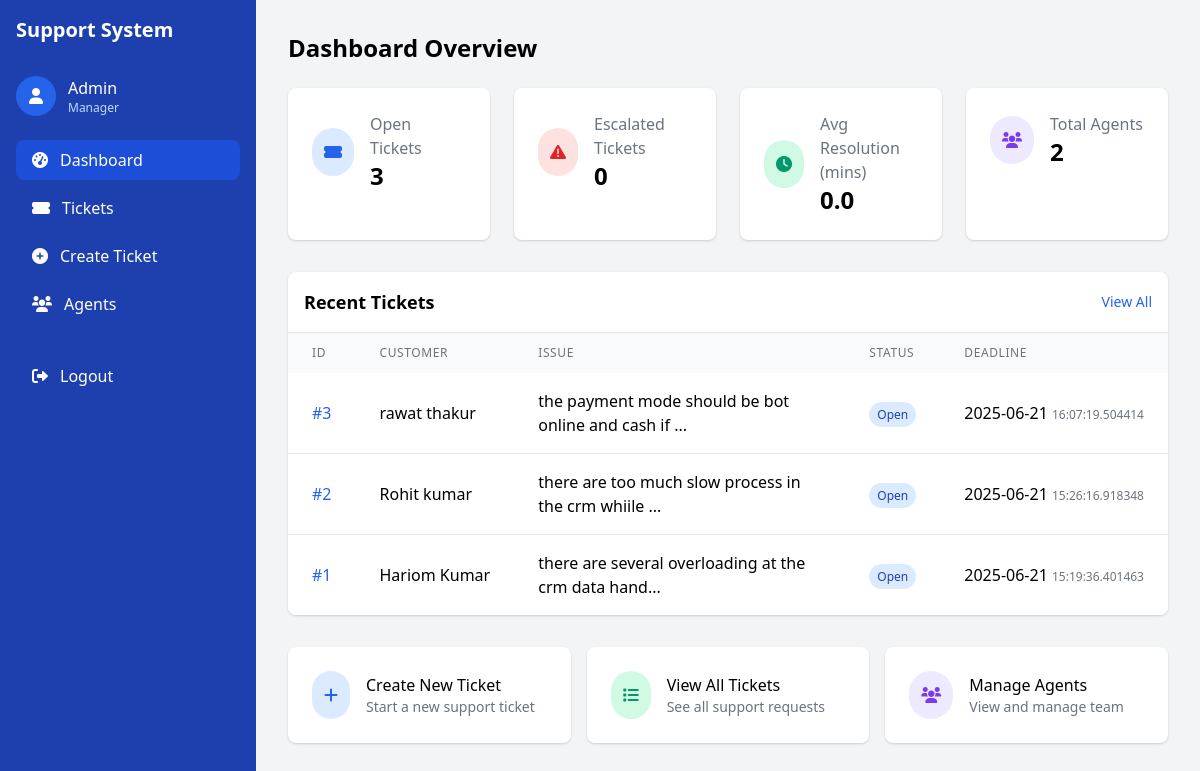
The page / (signed in) on the database its author committed.
### tables this page shows
CREATE TABLE tickets (
            id INTEGER PRIMARY KEY AUTOINCREMENT,
            customer_name TEXT NOT NULL,
            customer_email TEXT,
            issue TEXT NOT NULL,
            status TEXT DEFAULT 'Open',
            category TEXT,
            priority INTEGER DEFAULT 2,
            sentiment INTEGER,
            assigned_to INTEGER,
            deadline TIMESTAMP,
            created_at TIMESTAMP DEFAULT CURRENT_TIMESTAMP,
            FOREIGN KEY (assigned_to) REFERENCES users(id)
        );

### app.py (the view)
@app.route('/')
@login_required
def dashboard():
    conn = sqlite3.connect('database.db')
    cursor = conn.cursor()
    cursor.execute('SELECT COUNT(*) FROM tickets WHERE status="Open"')
    open_tickets = cursor.fetchone()[0]
    cursor.execute('SELECT COUNT(*) FROM tickets WHERE status="Escalated"')
    escalated_tickets = cursor.fetchone()[0]
    cursor.execute('SELECT AVG(resolution_time) FROM metrics')
    avg_resolution = cursor.fetchone()[0] or 0
    cursor.execute('SELECT * FROM tickets ORDER BY created_at DESC LIMIT 5')
    recent_tickets = cursor.fetchall()
    cursor.execute('SELECT COUNT(*) FROM users')
    total_agents = cursor.fetchone()[0]
    conn.close()
    return render_template('dashboard.html',
                         open_tickets=open_tickets,
                         escalated_tickets=escalated_tickets,
                         avg_resolution=avg_resolution,
                         recent_tickets=recent_tickets,
                         total_agents=total_agents)

### app.py (called while the page is built)
def login_required(f):
    @wraps(f)
    def decorated_function(*args, **kwargs):
        if 'user_id' not in session:
            flash('Please login to access this page', 'danger')
            return redirect(url_for('login'))
        return f(*args, **kwargs)
    return decorated_function

### templates/dashboard.html (shortened to what this page needs)
<!DOCTYPE html>
<html lang="en">
<head>
    <link href="https://cdn.jsdelivr.net/npm/tailwindcss@2.2.19/dist/tailwind.min.css" rel="stylesheet">
    <link href="https://cdnjs.cloudflare.com/ajax/libs/font-awesome/6.0.0-beta3/css/all.min.css" rel="stylesheet">
</head>
<body class="bg-gray-100">
    <div class="flex h-screen">
        <div class="bg-blue-800 text-white w-64 p-4">
            <h1 class="text-xl font-bold mb-8">Support System</h1>
            <div class="mb-6">
                <div class="flex items-center mb-4">
                    <div class="bg-blue-600 rounded-full w-10 h-10 flex items-center justify-center">
                        <i class="fas fa-user"></i>
                    </div>
                    <div class="ml-3">
                        <p class="font-medium">{{ session.name }}</p>
                        <p class="text-xs text-blue-200">{{ session.role|capitalize }}</p>
                    </div>
                </div>
            </div>
            <nav>
                <a href="/" class="flex items-center py-2 px-4 bg-blue-700 rounded-lg mb-2">
                    <i class="fas fa-tachometer-alt mr-3"></i>
                    Dashboard
                </a>
                <a href="/tickets" class="flex items-center py-2 px-4 hover:bg-blue-700 rounded-lg mb-2">
                    <i class="fas fa-ticket-alt mr-3"></i>
                    Tickets
                </a>
                <a href="/create_ticket" class="flex items-center py-2 px-4 hover:bg-blue-700 rounded-lg mb-2">
                    <i class="fas fa-plus-circle mr-3"></i>
                    Create Ticket
                </a>
                {% if session.role == 'manager' %}
                <a href="/agents" class="flex items-center py-2 px-4 hover:bg-blue-700 rounded-lg mb-2">
                    <i class="fas fa-users mr-3"></i>
                    Agents
                </a>
                {% endif %}
                <a href="/logout" class="flex items-center py-2 px-4 hover:bg-blue-700 rounded-lg mt-8">
                    <i class="fas fa-sign-out-alt mr-3"></i>
                    Logout
                </a>
            </nav>
        </div>
        <div class="flex-1 overflow-y-auto p-8">
            <h1 class="text-2xl font-bold mb-6">Dashboard Overview</h1>
            <div class="grid grid-cols-1 md:grid-cols-4 gap-6 mb-8">
                <div class="bg-white p-6 rounded-lg shadow">
                    <div class="flex items-center">
                        <div class="p-3 rounded-full bg-blue-100 text-blue-600 mr-4">
                            <i class="fas fa-ticket-alt"></i>
                        </div>
                        <div>
                            <p class="text-gray-500">Open Tickets</p>
                            <p class="text-2xl font-bold">{{ open_tickets }}</p>
                        </div>
                    </div>
                </div>
                <div class="bg-white p-6 rounded-lg shadow">
                    <div class="flex items-center">
                        <div class="p-3 rounded-full bg-red-100 text-red-600 mr-4">
                            <i class="fas fa-exclamation-triangle"></i>
                        </div>
                        <div>
                            <p class="text-gray-500">Escalated Tickets</p>
                            <p class="text-2xl font-bold">{{ escalated_tickets }}</p>
                        </div>
                    </div>
                </div>
                <div class="bg-white p-6 rounded-lg shadow">
                    <div class="flex items-center">
                        <div class="p-3 rounded-full bg-green-100 text-green-600 mr-4">
                            <i class="fas fa-clock"></i>
                        </div>
                        <div>
                            <p class="text-gray-500">Avg Resolution (mins)</p>
                            <p class="text-2xl font-bold">{{ "%.1f"|format(avg_resolution) }}</p>
                        </div>
                    </div>
                </div>
                <div class="bg-white p-6 rounded-lg shadow">
                    <div class="flex items-center">
                        <div class="p-3 rounded-full bg-purple-100 text-purple-600 mr-4">
                            <i class="fas fa-users"></i>
                        </div>
                        <div>
                            <p class="text-gray-500">Total Agents</p>
                            <p class="text-2xl font-bold">{{ total_agents }}</p>
                        </div>
                    </div>
                </div>
            </div>
            <div class="bg-white rounded-lg shadow overflow-hidden mb-8">
                <div class="p-4 border-b flex justify-between items-center">
                    <h2 class="text-lg font-semibold">Recent Tickets</h2>
                    <a href="/tickets" class="text-blue-600 text-sm">View All</a>
                </div>
                <div class="overflow-x-auto">
                    <table class="min-w-full">
                        <thead class="bg-gray-50">
                            <tr>
                                <th class="px-6 py-3 text-left text-xs font-medium text-gray-500 uppercase tracking-wider">ID</th>
                                <th class="px-6 py-3 text-left text-xs font-medium text-gray-500 uppercase tracking-wider">Customer</th>
                                <th class="px-6 py-3 text-left text-xs font-medium text-gray-500 uppercase tracking-wider">Issue</th>
                                <th class="px-6 py-3 text-left text-xs font-medium text-gray-500 uppercase tracking-wider">Status</th>
                                <th class="px-6 py-3 text-left text-xs font-medium text-gray-500 uppercase tracking-wider">Deadline</th>
                            </tr>
                        </thead>
                        <tbody class="bg-white divide-y divide-gray-200">
                            {% for ticket in recent_tickets %}
                            <tr class="hover:bg-gray-50">
                                <td class="px-6 py-4 whitespace-nowrap">
                                    <a href="/ticket/{{ ticket[0] }}" class="text-blue-600">#{{ ticket[0] }}</a>
                                </td>
                                <td class="px-6 py-4 whitespace-nowrap">{{ ticket[1] }}</td>
                                <td class="px-6 py-4">{{ ticket[3][:50] }}{% if ticket[3]|length > 50 %}...{% endif %}</td>
                                <td class="px-6 py-4 whitespace-nowrap">
                                    <span class="px-2 py-1 text-xs rounded-full
                                        {% if ticket[4] == 'Open' %}bg-blue-100 text-blue-800
                                        {% elif ticket[4] == 'Escalated' %}bg-red-100 text-red-800
                                        {% else %}bg-green-100 text-green-800{% endif %}">
                                        {{ ticket[4] }}
                                    </span>
                                </td>
                                <td class="px-6 py-4 whitespace-nowrap">
                                    {% if ticket[9] %}
                                        {{ ticket[9].split()[0] }}
                                        <span class="text-xs text-gray-500">{{ ticket[9].split()[1] }}</span>
                                    {% endif %}
                                </td>
                            </tr>
                            {% endfor %}
                        </tbody>
                    </table>
                </div>
            </div>
            <div class="grid grid-cols-1 md:grid-cols-3 gap-4">
                <a href="/create_ticket" class="bg-white p-6 rounded-lg shadow hover:shadow-md transition flex items-center">
                    <div class="bg-blue-100 p-3 rounded-full text-blue-600 mr-4">
                        <i class="fas fa-plus"></i>
                    </div>
                    <div>
                        <h3 class="font-medium">Create New Ticket</h3>
                        <p class="text-sm text-gray-500">Start a new support ticket</p>
                    </div>
                </a>
                <a href="/tickets" class="bg-white p-6 rounded-lg shadow hover:shadow-md transition flex items-center">
                    <div class="bg-green-100 p-3 rounded-full text-green-600 mr-4">
                        <i class="fas fa-list"></i>
                    </div>
                    <div>
                        <h3 class="font-medium">View All Tickets</h3>
                        <p class="text-sm text-gray-500">See all support requests</p>
                    </div>
                </a>
                {% if session.role == 'manager' %}
                <a href="/agents" class="bg-white p-6 rounded-lg shadow hover:shadow-md transition flex items-center">
                    <div class="bg-purple-100 p-3 rounded-full text-purple-600 mr-4">
                        <i class="fas fa-users"></i>
                    </div>
                    <div>
                        <h3 class="font-medium">Manage Agents</h3>
                        <p class="text-sm text-gray-500">View and manage team</p>
                    </div>
                </a>
                {% endif %}
            </div>
        </div>
    </div>
</body>
</html>

### rows shown on the page
tickets: id "3", customer_name "rawat thakur", issue "the payment mode should be bot online and cash if", status "Open", deadline "2025-06-21", deadline "16:07:19.504414"
tickets: id "2", customer_name "Rohit kumar", issue "there are too much slow process in the crm whiile", status "Open", deadline "2025-06-21", deadline "15:26:16.918348"
tickets: id "1", customer_name "Hariom Kumar", issue "there are several overloading at the crm data hand", status "Open", deadline "2025-06-21", deadline "15:19:36.401463"

### other values the page prints
{{ session.name }} "Admin"
{{ session.role|capitalize }} "Manager"
{{ open_tickets }} "3"
{{ escalated_tickets }} "0"
{{ "%.1f"|format(avg_resolution) }} "0.0"
{{ total_agents }} "2"
